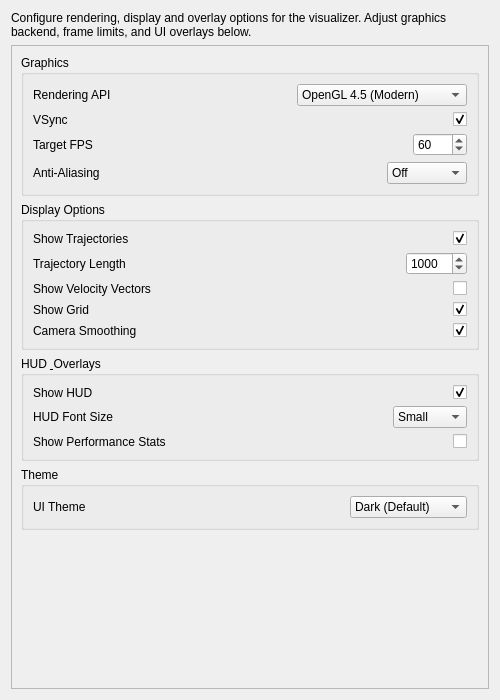
<?xml version="1.0" encoding="UTF-8"?>
<ui version="4.0">
 <class>VisualisationTab</class>
 <widget class="QWidget" name="VisualisationTab">
  <property name="geometry">
   <rect>
    <x>0</x>
    <y>0</y>
    <width>500</width>
    <height>700</height>
   </rect>
  </property>
  <property name="windowTitle">
   <string>Visualization Settings</string>
  </property>
  <layout class="QVBoxLayout" name="mainLayout">
   <item>
    <widget class="QLabel" name="descriptionLabel">
     <property name="toolTip">
      <string>Short description of visualization settings</string>
     </property>
     <property name="text">
      <string>Configure rendering, display and overlay options for the visualizer. Adjust graphics backend, frame limits, and UI overlays below.</string>
     </property>
     <property name="wordWrap">
      <bool>true</bool>
     </property>
    </widget>
   </item>
   <item>
    <widget class="QScrollArea" name="contentScrollArea">
     <property name="widgetResizable">
      <bool>true</bool>
     </property>
     <widget class="QWidget" name="scrollAreaWidgetContents">
      <property name="geometry">
       <rect>
        <x>0</x>
        <y>0</y>
        <width>480</width>
        <height>642</height>
       </rect>
      </property>
      <layout class="QVBoxLayout" name="scrollAreaLayout">
       <item>
        <widget class="QGroupBox" name="graphicsGroupBox">
         <property name="title">
          <string>Graphics</string>
         </property>
         <layout class="QFormLayout" name="graphicsFormLayout">
          <item row="0" column="0">
           <widget class="QLabel" name="renderingApiLabel">
            <property name="toolTip">
             <string>OpenGL backend version</string>
            </property>
            <property name="text">
             <string>Rendering API</string>
            </property>
           </widget>
          </item>
          <item row="0" column="1">
           <layout class="QHBoxLayout" name="renderingApiHBox">
            <item>
             <spacer name="renderingApiSpacer">
              <property name="orientation">
               <enum>Qt::Orientation::Horizontal</enum>
              </property>
              <property name="sizeHint" stdset="0">
               <size>
                <width>40</width>
                <height>20</height>
               </size>
              </property>
             </spacer>
            </item>
            <item>
             <widget class="QComboBox" name="renderingApiComboBox">
              <item>
               <property name="text">
                <string>OpenGL 4.5 (Modern)</string>
               </property>
              </item>
              <item>
               <property name="text">
                <string>OpenGL 3.3 (Compatible)</string>
               </property>
              </item>
              <item>
               <property name="text">
                <string>OpenGL ES (Embedded)</string>
               </property>
              </item>
             </widget>
            </item>
           </layout>
          </item>
          <item row="1" column="0">
           <widget class="QLabel" name="vsyncLabel">
            <property name="toolTip">
             <string>Synchronize rendering with display refresh</string>
            </property>
            <property name="text">
             <string>VSync</string>
            </property>
           </widget>
          </item>
          <item row="1" column="1">
           <layout class="QHBoxLayout" name="vsyncHBox">
            <item>
             <spacer name="vsyncSpacer">
              <property name="orientation">
               <enum>Qt::Orientation::Horizontal</enum>
              </property>
              <property name="sizeHint" stdset="0">
               <size>
                <width>0</width>
                <height>0</height>
               </size>
              </property>
             </spacer>
            </item>
            <item>
             <widget class="QCheckBox" name="vsyncCheckBox">
              <property name="text">
               <string/>
              </property>
              <property name="checked">
               <bool>true</bool>
              </property>
             </widget>
            </item>
           </layout>
          </item>
          <item row="2" column="0">
           <widget class="QLabel" name="targetFpsLabel">
            <property name="toolTip">
             <string>Maximum frame rate (0 = unlimited)</string>
            </property>
            <property name="text">
             <string>Target FPS</string>
            </property>
           </widget>
          </item>
          <item row="2" column="1">
           <layout class="QHBoxLayout" name="targetFpsHBox">
            <item>
             <spacer name="targetFpsSpacer">
              <property name="orientation">
               <enum>Qt::Orientation::Horizontal</enum>
              </property>
              <property name="sizeHint" stdset="0">
               <size>
                <width>0</width>
                <height>0</height>
               </size>
              </property>
             </spacer>
            </item>
            <item>
             <widget class="QSpinBox" name="targetFpsSpinBox">
              <property name="minimum">
               <number>0</number>
              </property>
              <property name="maximum">
               <number>1000</number>
              </property>
              <property name="value">
               <number>60</number>
              </property>
             </widget>
            </item>
           </layout>
          </item>
          <item row="3" column="0">
           <widget class="QLabel" name="antiAliasingLabel">
            <property name="toolTip">
             <string>Smooth edge rendering (MSAA)</string>
            </property>
            <property name="text">
             <string>Anti-Aliasing</string>
            </property>
           </widget>
          </item>
          <item row="3" column="1">
           <layout class="QHBoxLayout" name="antiAliasingHBox">
            <item>
             <spacer name="antiAliasingSpacer">
              <property name="orientation">
               <enum>Qt::Orientation::Horizontal</enum>
              </property>
              <property name="sizeHint" stdset="0">
               <size>
                <width>0</width>
                <height>0</height>
               </size>
              </property>
             </spacer>
            </item>
            <item>
             <widget class="QComboBox" name="antiAliasingComboBox">
              <item>
               <property name="text">
                <string>Off</string>
               </property>
              </item>
              <item>
               <property name="text">
                <string>2x MSAA</string>
               </property>
              </item>
              <item>
               <property name="text">
                <string>4x MSAA</string>
               </property>
              </item>
              <item>
               <property name="text">
                <string>8x MSAA</string>
               </property>
              </item>
             </widget>
            </item>
           </layout>
          </item>
         </layout>
        </widget>
       </item>
       <item>
        <widget class="QGroupBox" name="displayOptionsGroupBox">
         <property name="title">
          <string>Display Options</string>
         </property>
         <layout class="QFormLayout" name="displayOptionsFormLayout">
          <item row="0" column="0">
           <widget class="QLabel" name="showTrajectoriesLabel">
            <property name="toolTip">
             <string>Render orbital paths</string>
            </property>
            <property name="text">
             <string>Show Trajectories</string>
            </property>
           </widget>
          </item>
          <item row="0" column="1">
           <layout class="QHBoxLayout" name="showTrajectoriesHBox">
            <item>
             <spacer name="showTrajectoriesSpacer">
              <property name="orientation">
               <enum>Qt::Orientation::Horizontal</enum>
              </property>
              <property name="sizeHint" stdset="0">
               <size>
                <width>0</width>
                <height>0</height>
               </size>
              </property>
             </spacer>
            </item>
            <item>
             <widget class="QCheckBox" name="showTrajectoriesCheckBox">
              <property name="text">
               <string/>
              </property>
              <property name="checked">
               <bool>true</bool>
              </property>
             </widget>
            </item>
           </layout>
          </item>
          <item row="1" column="0">
           <widget class="QLabel" name="trajectoryLengthLabel">
            <property name="toolTip">
             <string>Number of past positions to display</string>
            </property>
            <property name="text">
             <string>Trajectory Length</string>
            </property>
           </widget>
          </item>
          <item row="1" column="1">
           <layout class="QHBoxLayout" name="trajectoryLengthHBox">
            <item>
             <spacer name="trajectoryLengthSpacer">
              <property name="orientation">
               <enum>Qt::Orientation::Horizontal</enum>
              </property>
              <property name="sizeHint" stdset="0">
               <size>
                <width>0</width>
                <height>0</height>
               </size>
              </property>
             </spacer>
            </item>
            <item>
             <widget class="QSpinBox" name="trajectoryLengthSpinBox">
              <property name="maximum">
               <number>10000</number>
              </property>
              <property name="value">
               <number>1000</number>
              </property>
             </widget>
            </item>
           </layout>
          </item>
          <item row="2" column="0">
           <widget class="QLabel" name="showVelocityVectorsLabel">
            <property name="toolTip">
             <string>Draw direction arrows</string>
            </property>
            <property name="text">
             <string>Show Velocity Vectors</string>
            </property>
           </widget>
          </item>
          <item row="2" column="1">
           <layout class="QHBoxLayout" name="showVelocityVectorsHBox">
            <item>
             <spacer name="showVelocityVectorsSpacer">
              <property name="orientation">
               <enum>Qt::Orientation::Horizontal</enum>
              </property>
              <property name="sizeHint" stdset="0">
               <size>
                <width>0</width>
                <height>0</height>
               </size>
              </property>
             </spacer>
            </item>
            <item>
             <widget class="QCheckBox" name="showVelocityVectorsCheckBox">
              <property name="text">
               <string/>
              </property>
             </widget>
            </item>
           </layout>
          </item>
          <item row="3" column="0">
           <widget class="QLabel" name="showGridLabel">
            <property name="toolTip">
             <string>Display reference grid</string>
            </property>
            <property name="text">
             <string>Show Grid</string>
            </property>
           </widget>
          </item>
          <item row="3" column="1">
           <layout class="QHBoxLayout" name="showGridHBox">
            <item>
             <spacer name="showGridSpacer">
              <property name="orientation">
               <enum>Qt::Orientation::Horizontal</enum>
              </property>
              <property name="sizeHint" stdset="0">
               <size>
                <width>0</width>
                <height>0</height>
               </size>
              </property>
             </spacer>
            </item>
            <item>
             <widget class="QCheckBox" name="showGridCheckBox">
              <property name="text">
               <string/>
              </property>
              <property name="checked">
               <bool>true</bool>
              </property>
             </widget>
            </item>
           </layout>
          </item>
          <item row="4" column="0">
           <widget class="QLabel" name="cameraSmoothingLabel">
            <property name="toolTip">
             <string>Smooth camera movements</string>
            </property>
            <property name="text">
             <string>Camera Smoothing</string>
            </property>
           </widget>
          </item>
          <item row="4" column="1">
           <layout class="QHBoxLayout" name="cameraSmoothingHBox">
            <item>
             <spacer name="cameraSmoothingSpacer">
              <property name="orientation">
               <enum>Qt::Orientation::Horizontal</enum>
              </property>
              <property name="sizeHint" stdset="0">
               <size>
                <width>0</width>
                <height>0</height>
               </size>
              </property>
             </spacer>
            </item>
            <item>
             <widget class="QCheckBox" name="cameraSmoothingCheckBox">
              <property name="text">
               <string/>
              </property>
              <property name="checked">
               <bool>true</bool>
              </property>
             </widget>
            </item>
           </layout>
          </item>
         </layout>
        </widget>
       </item>
       <item>
        <widget class="QGroupBox" name="hudGroupBox">
         <property name="title">
          <string>HUD &amp; Overlays</string>
         </property>
         <layout class="QFormLayout" name="hudFormLayout">
          <item row="0" column="0">
           <widget class="QLabel" name="showHudLabel">
            <property name="toolTip">
             <string>Display heads-up telemetry overlay</string>
            </property>
            <property name="text">
             <string>Show HUD</string>
            </property>
           </widget>
          </item>
          <item row="0" column="1">
           <layout class="QHBoxLayout" name="showHudHBox">
            <item>
             <spacer name="showHudSpacer">
              <property name="orientation">
               <enum>Qt::Orientation::Horizontal</enum>
              </property>
              <property name="sizeHint" stdset="0">
               <size>
                <width>0</width>
                <height>0</height>
               </size>
              </property>
             </spacer>
            </item>
            <item>
             <widget class="QCheckBox" name="showHudCheckBox">
              <property name="text">
               <string/>
              </property>
              <property name="checked">
               <bool>true</bool>
              </property>
             </widget>
            </item>
           </layout>
          </item>
          <item row="1" column="0">
           <widget class="QLabel" name="hudFontSizeLabel">
            <property name="toolTip">
             <string>Text size for overlays</string>
            </property>
            <property name="text">
             <string>HUD Font Size</string>
            </property>
           </widget>
          </item>
          <item row="1" column="1">
           <layout class="QHBoxLayout" name="hudFontSizeHBox">
            <item>
             <spacer name="hudFontSizeSpacer">
              <property name="orientation">
               <enum>Qt::Orientation::Horizontal</enum>
              </property>
              <property name="sizeHint" stdset="0">
               <size>
                <width>0</width>
                <height>0</height>
               </size>
              </property>
             </spacer>
            </item>
            <item>
             <widget class="QComboBox" name="hudFontSizeComboBox">
              <item>
               <property name="text">
                <string>Small</string>
               </property>
              </item>
              <item>
               <property name="text">
                <string>Medium</string>
               </property>
              </item>
              <item>
               <property name="text">
                <string>Large</string>
               </property>
              </item>
             </widget>
            </item>
           </layout>
          </item>
          <item row="2" column="0">
           <widget class="QLabel" name="showPerfStatsLabel">
            <property name="toolTip">
             <string>Display FPS, GPU load, etc.</string>
            </property>
            <property name="text">
             <string>Show Performance Stats</string>
            </property>
           </widget>
          </item>
          <item row="2" column="1">
           <layout class="QHBoxLayout" name="showPerfStatsHBox">
            <item>
             <spacer name="showPerfStatsSpacer">
              <property name="orientation">
               <enum>Qt::Orientation::Horizontal</enum>
              </property>
              <property name="sizeHint" stdset="0">
               <size>
                <width>0</width>
                <height>0</height>
               </size>
              </property>
             </spacer>
            </item>
            <item>
             <widget class="QCheckBox" name="showPerfStatsCheckBox">
              <property name="text">
               <string/>
              </property>
             </widget>
            </item>
           </layout>
          </item>
         </layout>
        </widget>
       </item>
       <item>
        <widget class="QGroupBox" name="themeGroupBox">
         <property name="title">
          <string>Theme</string>
         </property>
         <layout class="QFormLayout" name="themeFormLayout">
          <item row="0" column="0">
           <widget class="QLabel" name="uiThemeLabel">
            <property name="toolTip">
             <string>Interface color scheme</string>
            </property>
            <property name="text">
             <string>UI Theme</string>
            </property>
           </widget>
          </item>
          <item row="0" column="1">
           <layout class="QHBoxLayout" name="uiThemeHBox">
            <item>
             <spacer name="uiThemeSpacer">
              <property name="orientation">
               <enum>Qt::Orientation::Horizontal</enum>
              </property>
              <property name="sizeHint" stdset="0">
               <size>
                <width>0</width>
                <height>0</height>
               </size>
              </property>
             </spacer>
            </item>
            <item>
             <widget class="QComboBox" name="uiThemeComboBox">
              <item>
               <property name="text">
                <string>Dark (Default)</string>
               </property>
              </item>
              <item>
               <property name="text">
                <string>Light</string>
               </property>
              </item>
              <item>
               <property name="text">
                <string>High Contrast</string>
               </property>
              </item>
              <item>
               <property name="text">
                <string>Aerospace Blue</string>
               </property>
              </item>
             </widget>
            </item>
           </layout>
          </item>
         </layout>
        </widget>
       </item>
       <item>
        <spacer name="innerVerticalSpacer">
         <property name="orientation">
          <enum>Qt::Orientation::Vertical</enum>
         </property>
         <property name="sizeHint" stdset="0">
          <size>
           <width>20</width>
           <height>40</height>
          </size>
         </property>
        </spacer>
       </item>
      </layout>
     </widget>
    </widget>
   </item>
  </layout>
 </widget>
 <resources/>
 <connections/>
</ui>
